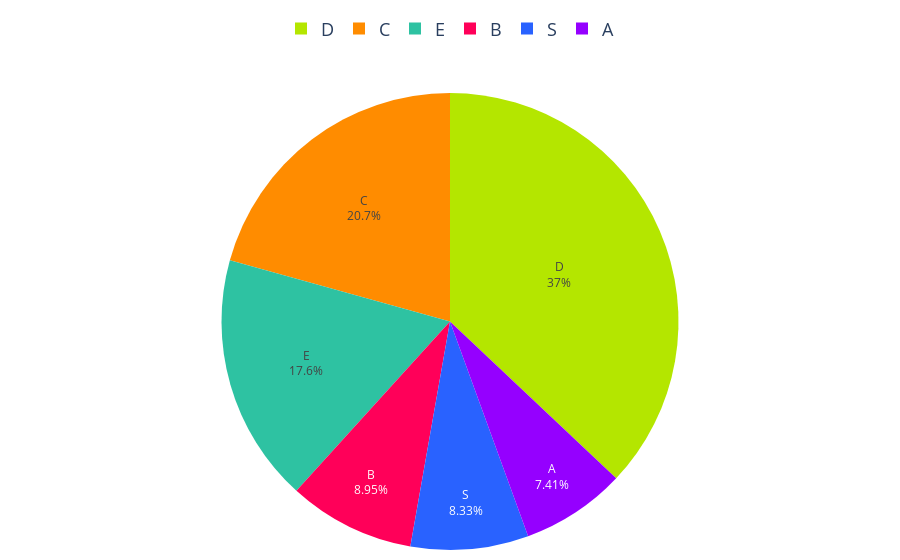

The notebook cell this image was saved under:
### Code cell
orden_segmentos=["E", "D", "C", "B","A", "S", "L",'ELITE' ]

# Asegurar que la columna de segmentos tenga el orden deseado
resultados['segmento'] = pd.Categorical(resultados['segmento'], categories=orden_segmentos, ordered=True)

# Reordenar el DataFrame según el orden de los segmentos
resultados = resultados.sort_values('segmento', ascending=False)
segmentos = resultados['segmento']
porcentajes_totales = resultados['porcentaje_del_total']

# Definir los colores por clase
colores = ['#2962ff', '#9500ff', '#ff0059', '#ff8c00', '#b4e600', '#2EC2A2','#E50CB6','#4225CF','#2CBA4D']

fig = go.Figure(data=[go.Pie(labels=segmentos, values=porcentajes_totales, marker=dict(colors=colores))])
fig.update_traces(textinfo='percent+label', textposition='inside')
fig.update_layout(
    yaxis=dict(
            # title='Rango de Edad', 
            gridcolor='#dddcda', # Color de las líneas que dividen los rangos del eje Y
            tickangle=45# Ajusta el ángulo de los ticks en el eje Y
        ),
        legend=dict(                  # Personaliza la leyenda
        x=0.5,  # Posición horizontal centrada
        y=1.1,  # Posición vertical ajustada al top
        font=dict(size=18),  # Tamaño de la fuente
        xanchor='center',  # Ancla en el centro horizontal
        yanchor='bottom',  # Ancla en la parte inferior de la leyenda
        orientation='h'  # Cambiar orientación de la leyenda a horizontal
    ), autosize=True,
     xaxis=dict(tickangle=45),  # Ajusta el ángulo de los ticks en el eje X
 
        
        plot_bgcolor='rgba(0,0,0,0)',  # Color de fondo del gráfico
        margin=dict(l=10, r=10, t=10, b=10) # Ajusta los márgenes (left, right, top, bottom)
)

# Exportar gráfica como archivo HTML
def guardar_grafico_como_html(fig, nombre_archivo, carpeta='assets/graficas'):
    # Crear la carpeta si no existe
    if not os.path.exists(carpeta):
        os.makedirs(carpeta)# Configuración personalizada para la gráfica
    config = {
        'displaylogo': False,  # Ocultar el logo de Plotly
        'modeBarButtonsToRemove': [
            'toImage',       # Botón para guardar como imagen
            'select2d',      # Box select
            'lasso2d',       # Lasso select
            'resetScale2d',  # Reset Axes
        ]
    }

    # Guardar la gráfica como archivo HTML
    pio.write_html(fig, f'{carpeta}/{nombre_archivo}.html', config=config)

guardar_grafico_como_html(fig, 'g_pie_dist_propiedades_segmento_2022', carpeta='assets/graficas')

fig.show()

### Figure 1 — Plotly figure (JSON) as saved in the notebook; plotly's stock layout.template omitted (floating-point values rounded to 4 significant figures)
{"data": [{"labels": ["S", "A", "B", "C", "D", "E"], "marker": {"colors": ["#2962ff", "#9500ff", "#ff0059", "#ff8c00", "#b4e600", "#2EC2A2", "#E50CB6", "#4225CF", "#2CBA4D"]}, "textinfo": "percent+label", "textposition": "inside", "type": "pie", "values": [8.333, 7.407, 8.951, 20.68, 37.04, 17.59]}], "layout": {"autosize": true, "legend": {"font": {"size": 18}, "orientation": "h", "x": 0.5, "xanchor": "center", "y": 1.1, "yanchor": "bottom"}, "margin": {"b": 10, "l": 10, "r": 10, "t": 10}, "plot_bgcolor": "rgba(0,0,0,0)", "xaxis": {"tickangle": 45}, "yaxis": {"gridcolor": "#dddcda", "tickangle": 45}}}
